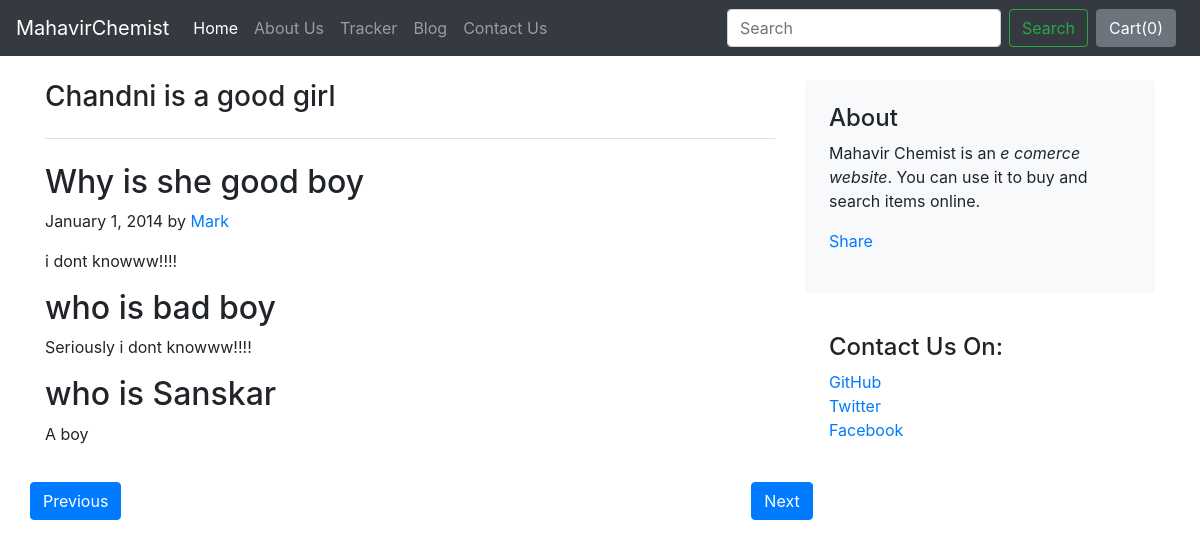
The app's page /blog/blogpost/2 with its own data.
### blog/models.py (models this page shows, shortened)
class Blogpost(models.Model):
    post_id = models.AutoField(primary_key=True)
    title = models.CharField(max_length=50)
    head0 = models.CharField(max_length=500, default="")
    chead0 = models.CharField(max_length=5000, default="")
    head1 = models.CharField(max_length=500, default="")
    chead1 = models.CharField(max_length=5000, default="")
    head2 = models.CharField(max_length=500, default="")
    chead2 = models.CharField(max_length=5000, default="")
    pub_date = models.DateField()
    thumbnail = models.ImageField(upload_to="blog/images", default="")

### blog/views.py (the view)
# urls.py: path("blogpost/<int:id>", views.blogpost, name="blogPost"),
def blogpost(request, id):
    post = Blogpost.objects.filter(post_id = id)[0]
    return render(request, 'blog/blogpost.html',{'post':post})

### blog/templates/blog/blogpost.html (shortened to what this page needs)
{% extends 'blog/basic.html' %}
{% block body %}
<div class="container">
    <div class="row mt-4">
        <div class="col-md-8">
            <h3 class="pb-4 mb-4 fst-italic border-bottom">
                {{post.title}}
            </h3>
            <article class="blog-post">
                <h2 class="blog-post-title">{{post.head0}}</h2>
                <p class="blog-post-meta">January 1, 2014 by <a href="#">Mark</a></p>
                <p>{{post.chead0}}</p>
                <h2>{{post.head1}}</h2>
                <p>{{post.chead1}}</p>
                <h2>{{post.head2}}</h2>
                <p>{{post.chead2}}</p>
            </article>
        </div>
        <div class="col-md-4">
            <div class="p-4 mb-3 bg-light rounded">
                <h4 class="fst-italic">About</h4>
                <p class="mb-0">Mahavir Chemist is an <em>e comerce website</em>. You can use it to buy and search items online.</p>
                <div class="fb-share-button my-3" data-href="http://127.0.0.1:8000/blog/blogpost/{{post.post_id}}" data-layout="button_count" data-size="large"><a target="_blank" href="https://www.facebook.com/sharer/sharer.php?u=http%3A%2F%2F127.0.0.1%3A8000%2Fblog%2Fblogpost%2F1&amp;src=sdkpreparse" class="fb-xfbml-parse-ignore">Share</a></div>            </div>
            <div class="p-4">
                <h4 class="fst-italic">Contact Us On: </h4>
                <ol class="list-unstyled">
                    <li><a href="#">GitHub</a></li>
                    <li><a href="#">Twitter</a></li>
                    <li><a href="#">Facebook</a></li>
                </ol>
            </div>
        </div>
    </div>
    <div class="row">
        <a href="1"><button type="button" class="btn btn-primary" id="prev">Previous</button></a>
        <a href=2><button type="button" class="btn btn-primary" style="margin-left:630px">Next</button></a>
    </div>
</div>
{% endblock body%}

### records on screen
Blogpost: title "Chandni is a good girl", head0 "Why is she good boy", chead0 "i dont knowww!!!!", head1 "who is bad boy", chead1 "Seriously i dont knowww!!!!", head2 "who is Sanskar", chead2 "A boy"
